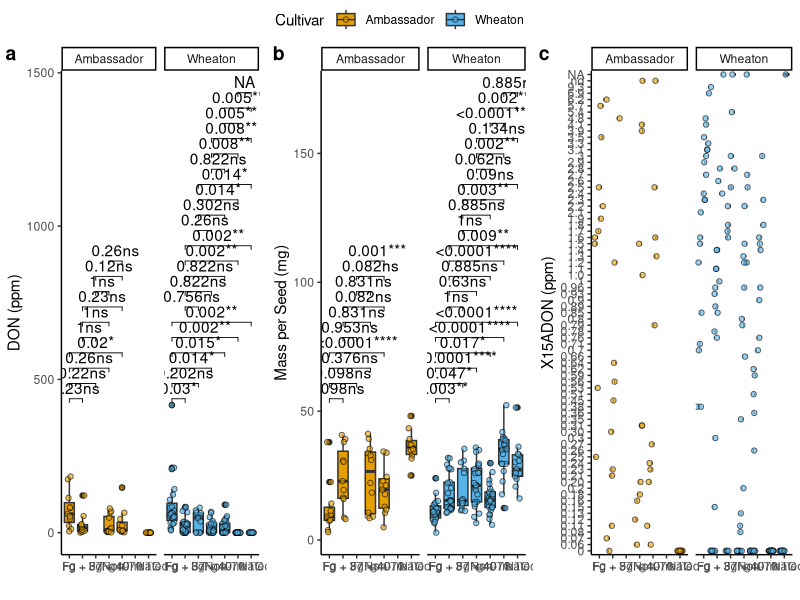

Source code (R):
## ---- chunk 1
library(ggplot2)
library(knitr)
library(markdown)
library(ggrepel)
library(ggpubr)
knitr::opts_chunk$set(echo = TRUE)
## ---- chunk 2
mycotoxin_csv <- read.csv("MycotoxinData.csv", na.strings = "na")
## ---- chunk 3
cbbPalette <- c("#000000", "#E69F00", "#56B4E9", "#009E73", "#F0E442", "#0072B2", "#D55E00", "#CC79A7")
## ---- chunk 4
# boxplot with treatment by DON
treatment.DON <- ggplot(mycotoxin_csv, aes(x = Treatment, y = DON, fill = Cultivar)) +
  geom_boxplot(position = "dodge") +
  geom_point(position = position_jitterdodge(), shape = 21, color = "#000000", alpha = 0.6) +
  geom_pwc(aes(group = Treatment), method = "t_test", label = "{p.adj.format}{p.adj.signif}") +
  facet_wrap(~ Cultivar) +
  ylab("DON (ppm)") +
  xlab("") +
  theme_classic() +
  scale_fill_manual(values = c("#E69F00", "#56B4E9")) 

# boxplot with treatment by X15ADON
treatment.X15ADON <- ggplot(mycotoxin_csv, aes(x = Treatment, y = X15ADON, fill = Cultivar)) +
  geom_boxplot(position = "dodge") +
  geom_point(position = position_jitterdodge(), shape = 21, color = "#000000", alpha = 0.6) +
  geom_pwc(aes(group = Treatment), method = "t_test", label = "{p.adj.format}{p.adj.signif}") +
  facet_wrap(~ Cultivar) +
  ylab("X15ADON (ppm)") +
  xlab("") +
  scale_fill_manual(values = c("#E69F00", "#56B4E9")) +
  theme_classic() 

# boxplot with treatment by MassperSeed_mg
treatment.massperseed_mg <- ggplot(mycotoxin_csv, aes(x = Treatment, y = MassperSeed_mg, fill = Cultivar)) +
  geom_boxplot(position = "dodge") +
  geom_point(position = position_jitterdodge(), shape = 21, color = "#000000", alpha = 0.6) +
  geom_pwc(aes(group = Treatment), method = "t_test", label = "{p.adj.format}{p.adj.signif}") +
  facet_wrap(~ Cultivar) +
  ylab("Mass per Seed (mg)") +
  xlab("") +
  scale_fill_manual(values = c("#E69F00", "#56B4E9")) +
  theme_classic() 
## ---- chunk 5
figure1 <- ggarrange(
  treatment.DON,  
  treatment.massperseed_mg, 
  treatment.X15ADON,  
  labels = "auto",  
  nrow = 1,  
  ncol = 3,  
  common.legend = TRUE
)

figure1
